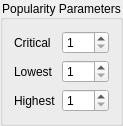
       <widget class="QGroupBox" name="Popularity">
        <property name="geometry">
         <rect>
          <x>50</x>
          <y>20</y>
          <width>120</width>
          <height>122</height>
         </rect>
        </property>
        <property name="title">
         <string>Popularity Parameters</string>
        </property>
        <property name="alignment">
         <set>Qt::AlignCenter</set>
        </property>
        <layout class="QGridLayout" name="gridLayout">
         <item row="0" column="0">
          <widget class="QLabel" name="label">
           <property name="text">
            <string>Critical</string>
           </property>
          </widget>
         </item>
         <item row="0" column="1">
          <widget class="QSpinBox" name="CriticalPopularity">
           <property name="toolTip">
            <string>&lt;html&gt;&lt;head/&gt;&lt;body&gt;&lt;p&gt;Below this value, the AI sells more stuff than usual to get money.&lt;/p&gt;&lt;/body&gt;&lt;/html&gt;</string>
           </property>
           <property name="suffix">
            <string/>
           </property>
           <property name="minimum">
            <number>1</number>
           </property>
           <property name="maximum">
            <number>100</number>
           </property>
          </widget>
         </item>
         <item row="1" column="0">
          <widget class="QLabel" name="label_2">
           <property name="text">
            <string>Lowest</string>
           </property>
          </widget>
         </item>
         <item row="1" column="1">
          <widget class="QSpinBox" name="LowestPopularity">
           <property name="toolTip">
            <string>&lt;html&gt;&lt;head/&gt;&lt;body&gt;&lt;p&gt;Below this value the AI sets taxes in steps to TaxesMin, and rations to 'extra rations' until it reaches 'HighestPopularity' again.&lt;/p&gt;&lt;/body&gt;&lt;/html&gt;</string>
           </property>
           <property name="suffix">
            <string/>
           </property>
           <property name="minimum">
            <number>1</number>
           </property>
           <property name="maximum">
            <number>100</number>
           </property>
          </widget>
         </item>
         <item row="2" column="0">
          <widget class="QLabel" name="label_3">
           <property name="text">
            <string>Highest</string>
           </property>
          </widget>
         </item>
         <item row="2" column="1">
          <widget class="QSpinBox" name="HighestPopularity">
           <property name="toolTip">
            <string>&lt;html&gt;&lt;head/&gt;&lt;body&gt;&lt;p&gt;Above this value the AI sets taxes back up until a stable 0 to -3 current popularity modifier is reached&lt;/p&gt;&lt;/body&gt;&lt;/html&gt;</string>
           </property>
           <property name="suffix">
            <string/>
           </property>
           <property name="minimum">
            <number>1</number>
           </property>
           <property name="maximum">
            <number>100</number>
           </property>
          </widget>
         </item>
        </layout>
       </widget>
